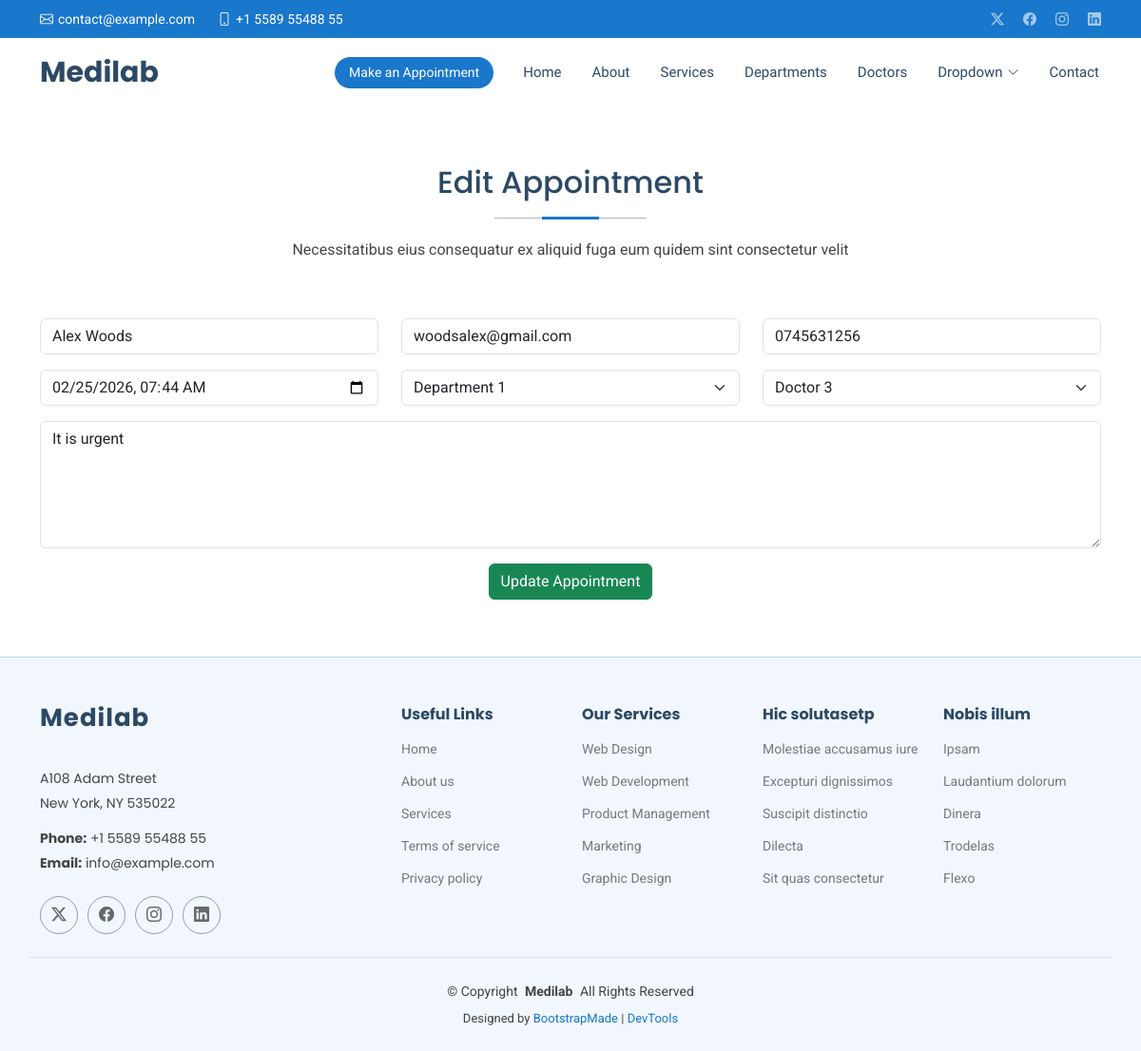
/edit/5, run on an earlier commit of the app's database.
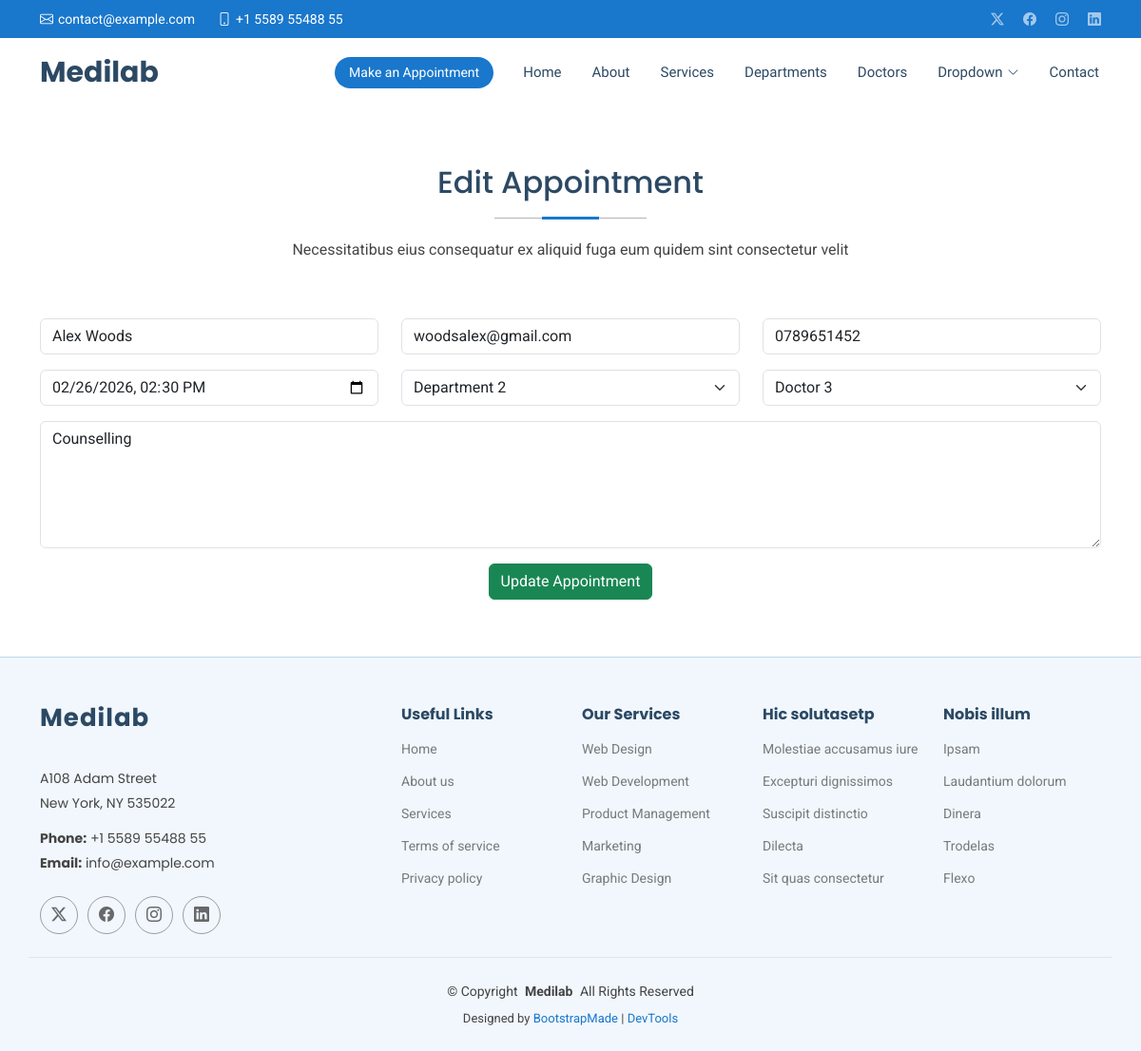
And on a later commit of the database.
### CareApp/models.py (models this page shows, shortened)
class MyAppointments(models.Model):
    name = models.CharField(max_length=200)
    email = models.EmailField()
    phone = models.CharField(max_length=50)
    date = models.DateTimeField()
    department = models.CharField(max_length=100)
    doctor = models.CharField(max_length=100)
    message= models.TextField()

### CareApp/views.py (the view)
# urls.py: path('edit/<int:id>', views.edit),
def edit(request, id):
    editappointment= get_object_or_404(MyAppointments, id=id)
    if request.method =='POST':
        editappointment.name = request.POST.get('name')
        editappointment.email = request.POST.get('email')
        editappointment.phone = request.POST.get('phone')
        editappointment.date = request.POST.get('date')
        editappointment.department = request.POST.get('department')
        editappointment.doctor = request.POST.get('doctor')
        editappointment.message = request.POST.get('message')
        editappointment.save()
        return redirect('/show')
    else:
        return render(request,'edit.html', {'editappointment': editappointment})

### template/edit.html (shortened to what this page needs)
{% extends 'starter-page.html'    %}
{%  load static  % }
   {%  block content  %}
    <section id="appointment" class="appointment section">
      <div class="container section-title" data-aos="fade-up">
        <h2>Edit Appointment</h2>
        <p>Necessitatibus eius consequatur ex aliquid fuga eum quidem sint consectetur velit</p>
      </div>
      <div class="container" data-aos="fade-up" data-aos-delay="100">
        <form  method="post" >
          <div class="row">
            <div class="col-md-4 form-group">
              <input type="text" value="{{editappointment.name}}" name="name" class="form-control" id="name" placeholder="Your Name" required="">
            </div>
            <div class="col-md-4 form-group mt-3 mt-md-0">
              <input type="email" value="{{editappointment.email}}" class="form-control" name="email" id="email" placeholder="Your Email" required="">
            </div>
            <div class="col-md-4 form-group mt-3 mt-md-0">
              <input type="tel" value="{{editappointment.phone}}"   class="form-control" name="phone" id="phone" placeholder="Your Phone" required="">
            </div>
          </div>
          <div class="row">
            <div class="col-md-4 form-group mt-3">
              <input type="datetime-local"  value="{{ editappointment.date|date:'Y-m-d\\TH:i' }}" name="date" class="form-control datepicker" id="date" placeholder="Appointment Date" required="">
            </div>
            <div class="col-md-4 form-group mt-3">
              <select name="department" id="department" class="form-select" required="">
            <option value="Department 1" {% if editappointment.department == "Department 1" %}selected{% endif %}>Department 1</option>
            <option value="Department 2" {% if editappointment.department == "Department 2" %}selected{% endif %}>Department 2</option>
              </select>
            </div>
            <div class="col-md-4 form-group mt-3">
              <select name="doctor" id="doctor" class="form-select" required="">
            <option value="Doctor 3" {% if editappointment.doctor == "Doctor 3" %}selected{% endif %}>Doctor 3</option>
              </select>
            </div>
          </div>
          <div class="form-group mt-3">
            <textarea class="form-control" name="message" rows="5" placeholder="Message (Optional)">{{editappointment.message}}</textarea>
          </div>
          <div class="mt-3">
            <div class="text-center"><button type="submit" class="btn btn-success">Update Appointment</button></div>
          </div>
        </form>
      </div>
    </section>

What changed in the data, as far as the page shows it:
changed MyAppointments "Alex Woods": phone "0745631256" → "0789651452"; date "02/25/2026 07:44" → "02/26/2026 14:30"; department "Department 1" → "Department 2"; message "It is urgent" → "Counselling"
